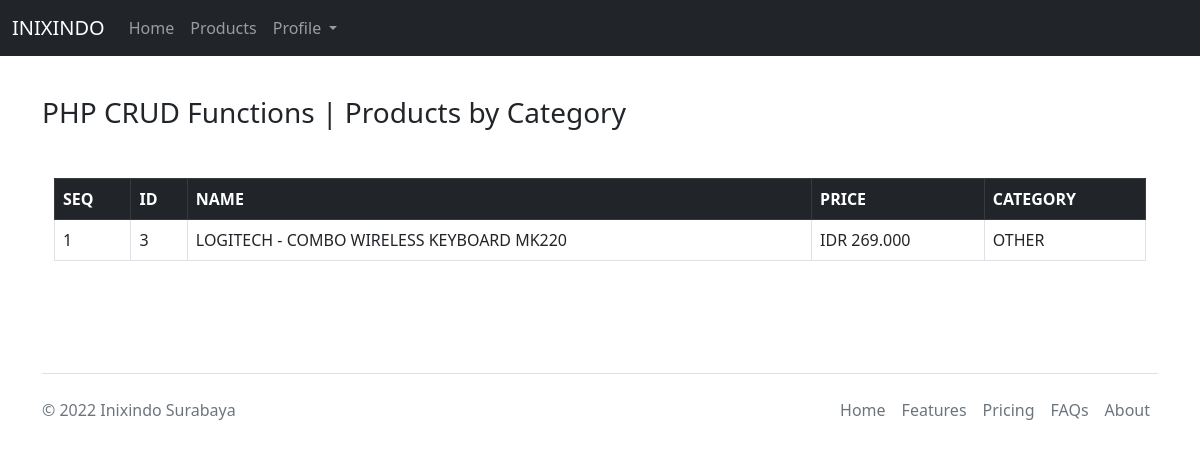
Page /products/category_view.php?view_category=OTHER on the earlier database version.
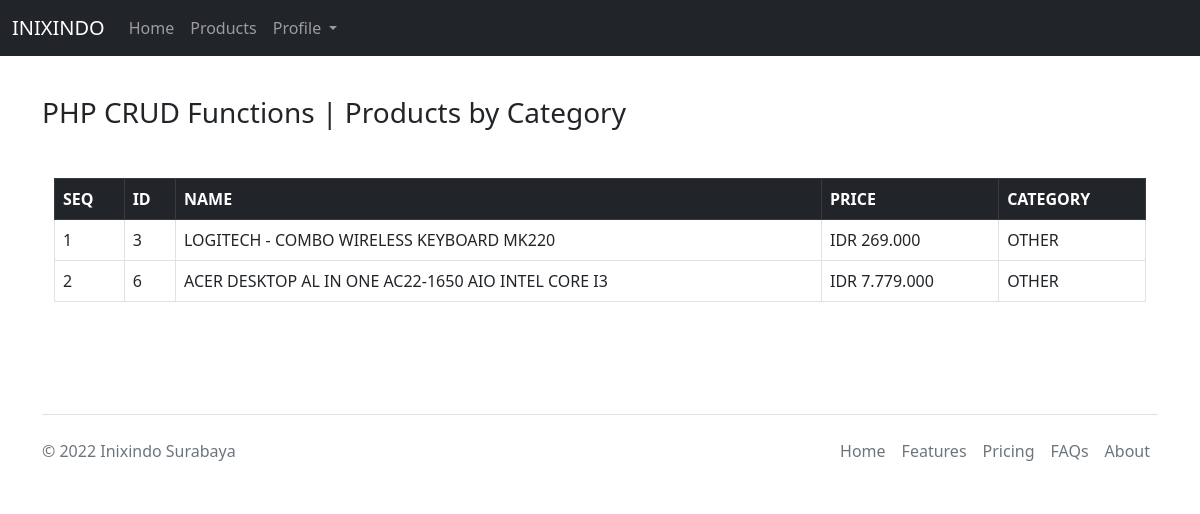
Same page on the later database version.
### tables this page shows
CREATE TABLE `products` (
  `id` int(15) NOT NULL,
  `name` varchar(70) NOT NULL,
  `price` decimal(10,0) NOT NULL,
  `description` text DEFAULT NULL,
  `category` varchar(50) NOT NULL,
  `created_at` timestamp NOT NULL DEFAULT current_timestamp()
);

### products/category_view.php (the view, shortened to what this page needs)
<?php
include "../layouts/headers.php";
include_once "../config/dbconfig.php";
?>
<body>
    <?php include "../layouts/navbar_profile.php"; ?>
    <div class="container mt-5 mb-5 py-5">
        <div>
            <h3>PHP CRUD Functions | Products by Category</h3>
        </div>
        <div class="container mt-5">
            <table class="table table-bordered table-hover">
                <thead>
                    <tr class="table-dark">
                        <th>SEQ</th>
                        <th>ID</th>
                        <th>NAME</th>
                        <th>PRICE</th>
                        <th>CATEGORY</th>
                    </tr>
                </thead>
                <?php
                if (isset($_GET['view_category'])) {
                    $sql_query = "SELECT * FROM products WHERE category = " . "'" . $_GET['view_category'] . "'";
                    $result_set = mysqli_query($con, $sql_query);
                    $seq = 1;
                    while ($fetched_row = mysqli_fetch_row($result_set)) {
                ?>
                        <tbody>
                            <tr>
                                <td><?php echo $seq; ?></td>
                                <td><?php echo $fetched_row[0]; ?></td>
                                <td><?php echo $fetched_row[1]; ?></td>
                                <td><?php echo "IDR " . number_format($fetched_row[2], 0, ",", "."); ?></td>
                                <td><?php echo $fetched_row[4]; ?></td>
                            </tr>
                        </tbody>
                    <?php
                        $seq++;
                    }
                    ?>
                <?php
                }
                ?>
            </table>
        </div>
    </div>
</body>
<?php
include "../layouts/footer.php";
?>

Differences in the rows shown:
now on this page (row edited): products: id "6", name "ACER DESKTOP AL IN ONE AC22-1650 AIO INTEL CORE I3", price "7.779.000", category "OTHER"
